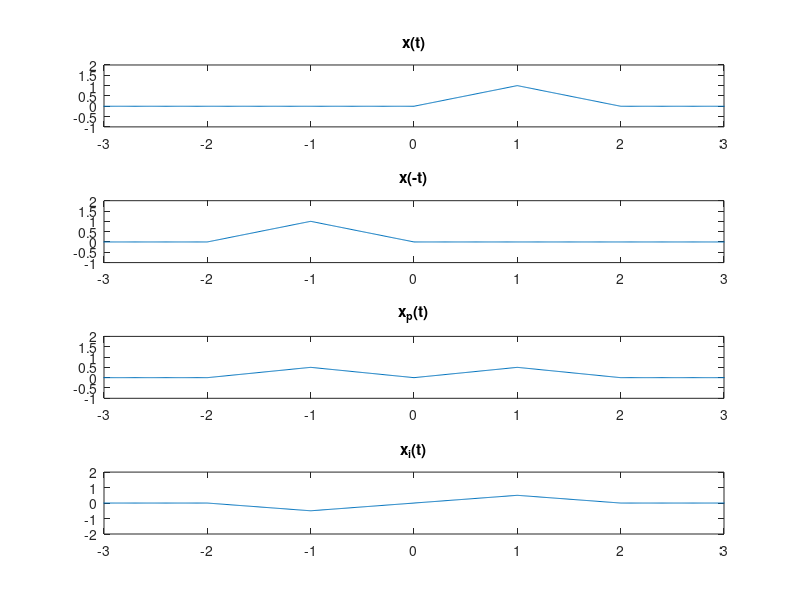
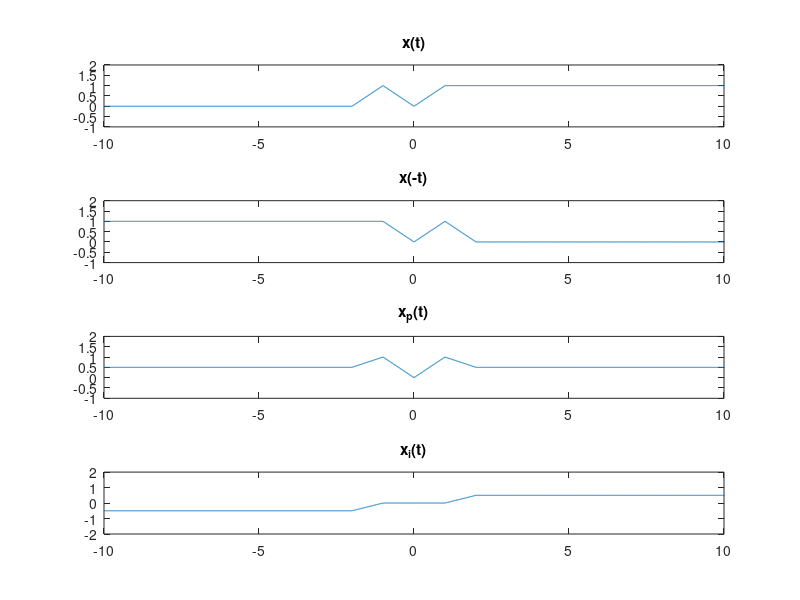
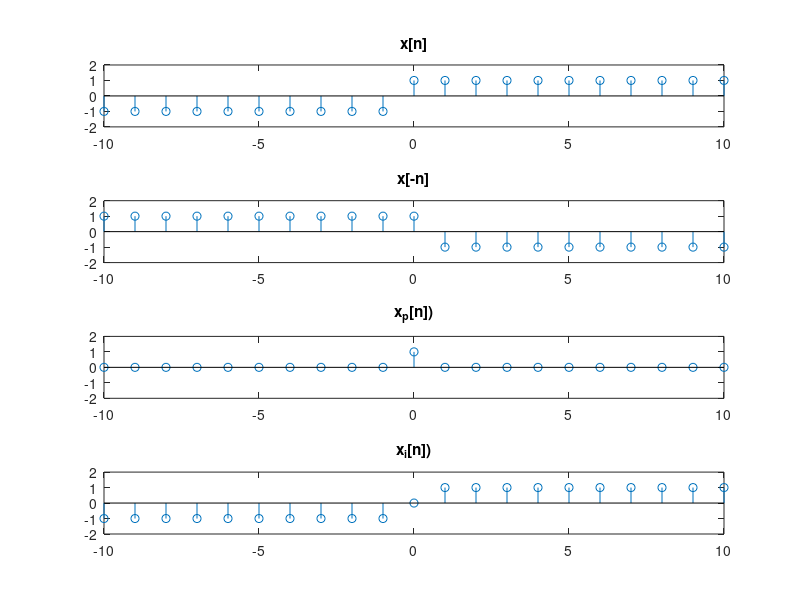
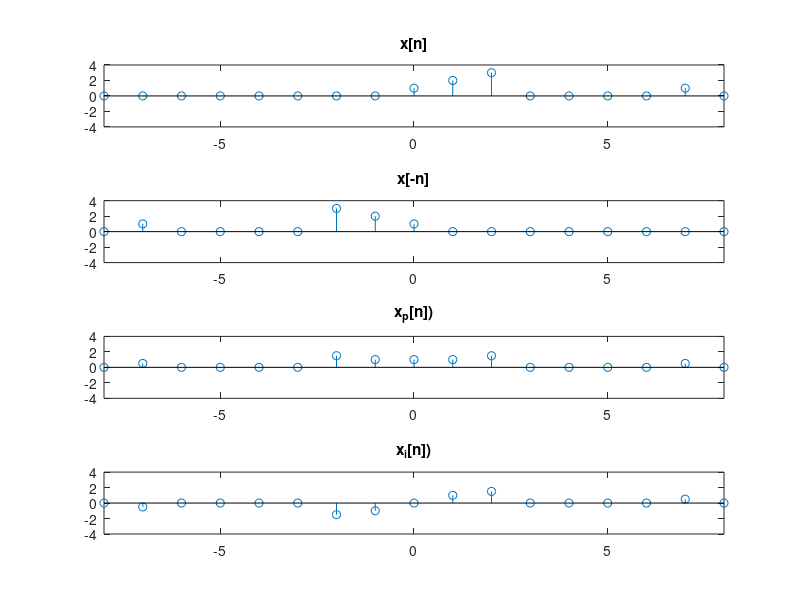

The MATLAB script that drew these images, in order:
clear all; close all; clc;

# criando sinal
u=@(t) t>=0;
t=-10:0.01:20;

# a
x=@(t) t.*(u(t)-u(t-1))+(-t+2).*(u(t-1)-u(t-2));
figure(19)
subplot(4,1,1)
plot(t,x(t))
title('x(t)')
axis([-3 3 -1 2]);
subplot(4,1,2)
plot(t,x(-t))
title('x(-t)')
axis([-3 3 -1 2]);
xp=@(t) (x(t)+x(-t))/2;
subplot(4,1,3)
plot(t,xp(t))
title('x_p(t)')
axis([-3 3 -1 2]);
xi=@(t) (x(t)-x(-t))/2;
subplot(4,1,4)
plot(t,xi(t))
title('x_i(t)')
axis([-3 3 -2 2]);

# b
xb=@(t) x(-t)+t.*(u(t)-u(t-1))+u(t-1);
figure(20)
subplot(4,1,1)
plot(t,xb(t))
title('x(t)')
axis([-10 10 -1 2]);
subplot(4,1,2)
plot(t,xb(-t))
title('x(-t)')
axis([-10 10 -1 2]);
xp=@(t) (xb(t)+xb(-t))/2;
subplot(4,1,3)
plot(t,xp(t))
title('x_p(t)')
axis([-10 10 -1 2]);
xi=@(t) (xb(t)-xb(-t))/2;
subplot(4,1,4)
plot(t,xi(t))
title('x_i(t)')
axis([-10 10 -2 2]);

# c
x=@(n) n>=0;
xc=@(n) x(n)-x(-n-1);
n=-10:10;
figure(21)
subplot(4,1,1)
stem(n,xc(n))
title('x[n]')
axis([-10 10 -2 2]);
subplot(4,1,2)
stem(n,xc(-n))
title('x[-n]')
axis([-10 10 -2 2]);
xp=@(n) (xc(n)+xc(-n))/2;
subplot(4,1,3)
stem(n,xp(n))
title('x_p[n])')
axis([-10 10 -2 2]);
xi=@(n) (xc(n)-xc(-n))/2;
subplot(4,1,4)
stem(n,xi(n))
title('x_i[n])')
axis([-10 10 -2 2]);

# d
x=@(n) n==0;
xd=@(n) x(n)+2*x(n-1)+3*x(n-2)+x(n-7);
n=-10:10;
figure(22)
subplot(4,1,1)
stem(n,xd(n))
title('x[n]')
axis([-8 8 -4 4]);
subplot(4,1,2)
stem(n,xd(-n))
title('x[-n]')
axis([-8 8 -4 4]);
xp=@(n) (xd(n)+xd(-n))/2;
subplot(4,1,3)
stem(n,xp(n))
title('x_p[n])')
axis([-8 8 -4 4]);
xi=@(n) (xd(n)-xd(-n))/2;
subplot(4,1,4)
stem(n,xi(n))
title('x_i[n])')
axis([-8 8 -4 4]);

# e
x=@(n) n==0;
xe=@(n) -x(n+4)+2*x(n+3)+2*x(n+2)+x(n+1)+x(n)+2*x(n-1)+x(n-2)-x(n-3);
n=-10:10;
figure(23)
subplot(4,1,1)
stem(n,xe(n))
title('x[n]')
axis([-5 5 -2 2]);
subplot(4,1,2)
stem(n,xe(-n))
title('x[-n]')
axis([-5 5 -2 2]);
xp=@(n) (xe(n)+xe(-n))/2;
subplot(4,1,3)
stem(n,xp(n))
title('x_p[n])')
axis([-5 5 -2 2]);
xi=@(n) (xe(n)-xe(-n))/2;
subplot(4,1,4)
stem(n,xi(n))
title('x_i[n])')
axis([-5 5 -2 2]);

# f
u=@(t) t>=0;
x=@(t) (sin(4*pi*t)).*(u(t)-u(-t));
figure(24)
plot(t, x(t))
axis([-2 2 -2 2])
